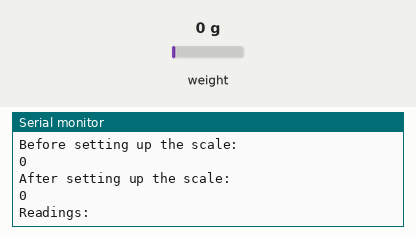
The sketch below on a simulated Arduino Uno, built with avr-gcc and run on an emulated ATmega328P. On the bench: the last lines printed to the serial monitor. Inputs (shaded band) come from the test bench; at power-on: weight on the scale 0 g.

Above: at 3.2 s.
3.3 s: weight on the scale set to 4 g
At 5.5 s:
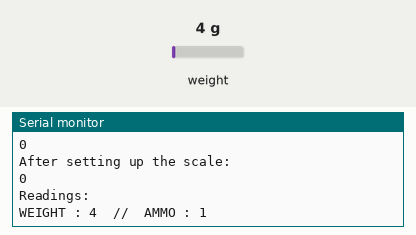
7.5 s: weight on the scale set to 100 g
At 8.6 s:
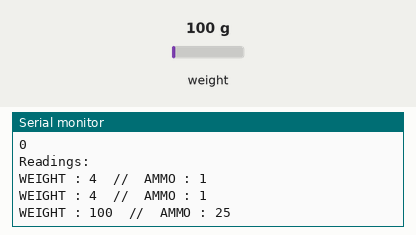

Measured:
- the behaviour switches between 2 and 3 g on weight on the scale (found by bisection; images 0 and 1)
- after the input at 3.3 s, the serial monitor: prints a new line after 0.70 s (image 1)
- after the input at 7.5 s, the serial monitor: prints a new line after 0.50 s (image 2)

The sketch:

HX711.ino
```cpp
#include "HX711.h"

// HX711 接線設定
const int DT_PIN = 3;
const int SCK_PIN = 2;
const int scale_factor =121;

HX711 scale;

void setup() {
  Serial.begin(9600);
  Serial.println("Initializing the scale");
  scale.begin(DT_PIN, SCK_PIN);

  Serial.println("Before setting up the scale:");

  Serial.println(scale.get_units(5), 0);  //未設定比例參數前的數值

  scale.set_scale(scale_factor);       // 設定比例參數
  scale.tare();               // 歸零

  Serial.println("After setting up the scale:");

  Serial.println(scale.get_units(5), 0);  //設定比例參數後的數值

  Serial.println("Readings:");  //在這個訊息之前都不要放東西在電子稱上

}

void loop() {
  float weight = scale.get_units(20);
  if (weight <=2){
    weight = 0;
  }
  int a = weight;
  a= weight/4;
  if (weight>0){
    Serial.print("WEIGHT : ");
    Serial.print(weight, 0);
    Serial.print("  //  ");
    Serial.print("AMMO : ");
    Serial.println(a);
  }
  else{
    Serial.println("nothing on it");
  }

}
```
